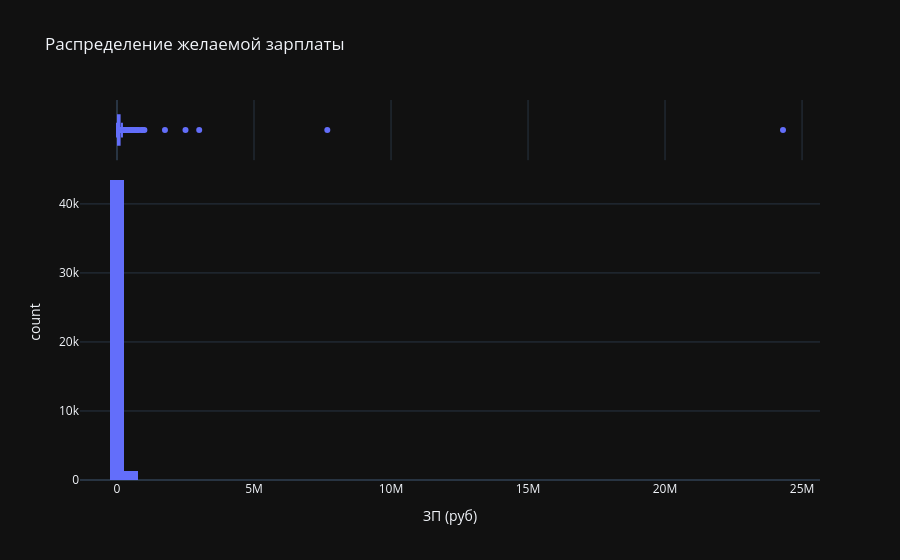
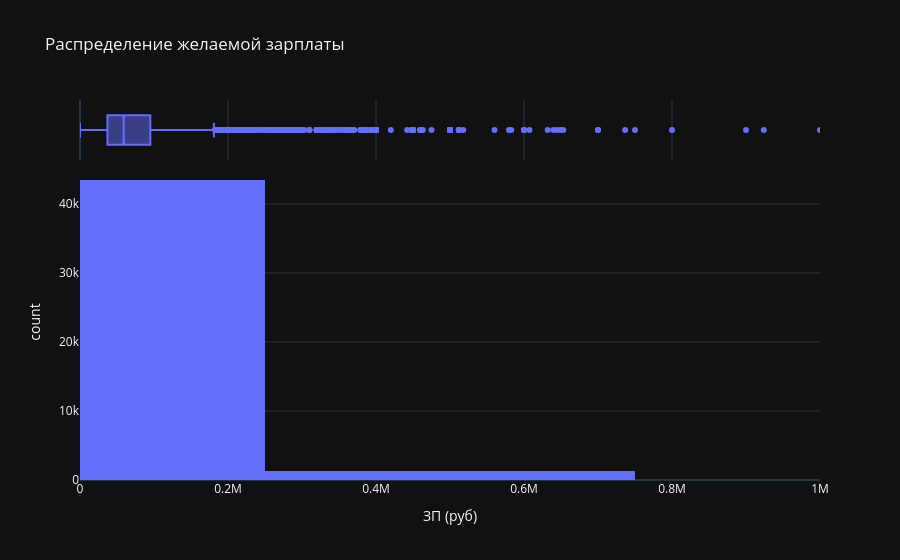

The code cell stored with these charts, in order, in its notebook:
### Markdown cell above
3. Постройте распределение признака **"ЗП (руб)"**. Опишите данное распределение, отвечая на следующие вопросы: каковы предельные значения признака, в каком примерном интервале находится заработная плата большинства соискателей? Есть ли аномалии для признака возраста? Обратите внимание на гигантские размеры желаемой заработной платы.
*Совет: постройте гистограмму и коробчатую диаграмму рядом.*

### Code cell
fig = px.histogram(hh_data_frame_copy, x='ЗП (руб)', nbins=60, marginal='box', title='Распределение желаемой зарплаты')
fig.show()
fig.update_xaxes(range=[0, 1000000])
fig.show()

### Figure 1 — Plotly figure (JSON) as saved in the notebook; plotly's stock layout.template omitted (floating-point values rounded to 4 significant figures; data arrays with more than 128 entries replaced by an {"elided": "..."} marker saying what was removed)
{"data": [{"bingroup": "x", "hovertemplate": "ЗП (руб)=%{x}<br>count=%{y}<extra></extra>", "legendgroup": "", "marker": {"color": "#636efa", "pattern": {"shape": ""}}, "name": "", "nbinsx": 60, "orientation": "v", "showlegend": false, "x": {"elided": "44744 float values"}, "xaxis": "x", "yaxis": "y", "type": "histogram"}, {"hovertemplate": "ЗП (руб)=%{x}<extra></extra>", "legendgroup": "", "marker": {"color": "#636efa"}, "name": "", "notched": true, "showlegend": false, "x": {"elided": "44744 float values"}, "xaxis": "x2", "yaxis": "y2", "type": "box"}], "layout": {"xaxis": {"anchor": "y", "domain": [0.0, 1.0], "title": {"text": "ЗП (руб)"}}, "yaxis": {"anchor": "x", "domain": [0.0, 0.8316], "title": {"text": "count"}}, "xaxis2": {"anchor": "y2", "domain": [0.0, 1.0], "matches": "x", "showticklabels": false, "showgrid": true}, "yaxis2": {"anchor": "x2", "domain": [0.8416, 1.0], "matches": "y2", "showticklabels": false, "showline": false, "ticks": "", "showgrid": false}, "legend": {"tracegroupgap": 0}, "title": {"text": "Распределение желаемой зарплаты"}, "barmode": "relative"}}

### Figure 2 — Plotly figure (JSON) as saved in the notebook; plotly's stock layout.template omitted (floating-point values rounded to 4 significant figures; data arrays with more than 128 entries replaced by an {"elided": "..."} marker saying what was removed)
{"data": [{"bingroup": "x", "hovertemplate": "ЗП (руб)=%{x}<br>count=%{y}<extra></extra>", "legendgroup": "", "marker": {"color": "#636efa", "pattern": {"shape": ""}}, "name": "", "nbinsx": 60, "orientation": "v", "showlegend": false, "x": {"elided": "44744 float values"}, "xaxis": "x", "yaxis": "y", "type": "histogram"}, {"hovertemplate": "ЗП (руб)=%{x}<extra></extra>", "legendgroup": "", "marker": {"color": "#636efa"}, "name": "", "notched": true, "showlegend": false, "x": {"elided": "44744 float values"}, "xaxis": "x2", "yaxis": "y2", "type": "box"}], "layout": {"xaxis": {"anchor": "y", "domain": [0.0, 1.0], "title": {"text": "ЗП (руб)"}, "range": [0, 1000000]}, "yaxis": {"anchor": "x", "domain": [0.0, 0.8316], "title": {"text": "count"}}, "xaxis2": {"anchor": "y2", "domain": [0.0, 1.0], "matches": "x", "showticklabels": false, "showgrid": true, "range": [0, 1000000]}, "yaxis2": {"anchor": "x2", "domain": [0.8416, 1.0], "matches": "y2", "showticklabels": false, "showline": false, "ticks": "", "showgrid": false}, "legend": {"tracegroupgap": 0}, "title": {"text": "Распределение желаемой зарплаты"}, "barmode": "relative"}}
